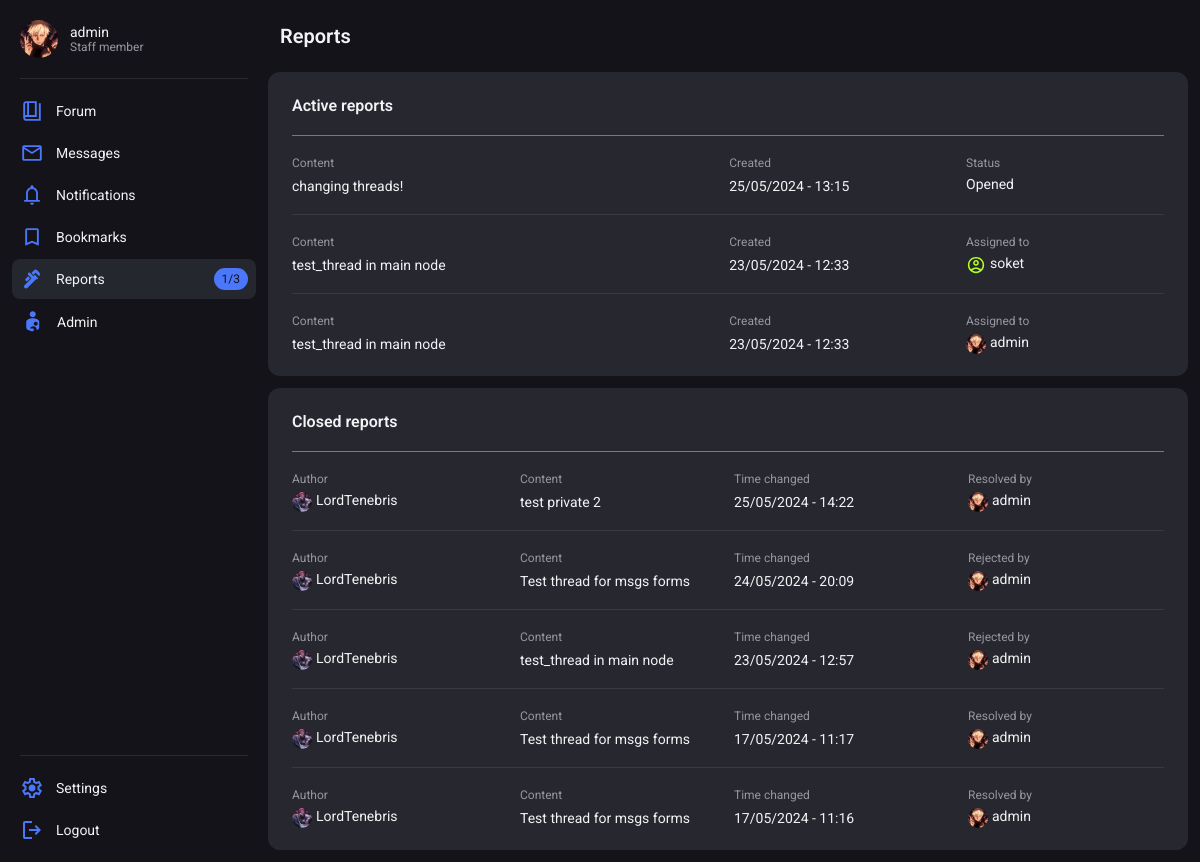
The page /moderation/ (signed in) on the database its author committed.
### users/models.py (models this page shows, shortened)
class Profile(models.Model):
    user = models.OneToOneField(User, on_delete=models.CASCADE)
    title = models.CharField(max_length=100, null=True, blank=True, default="Member")
    info = models.CharField(max_length=200, null=True, blank=True)
    profile_picture = models.CharField(max_length=225, null=True, blank=True, default="default.svg")
    warnings = models.SmallIntegerField(default=0)
    active_notifications = models.IntegerField(default=0)
    is_banned = models.BooleanField(default=False)
    banned_by = models.ForeignKey(User, related_name='banned_by', null=True, blank=True, on_delete=models.SET_NULL)
    ban_reason = models.TextField(null=True, blank=True)
    ban_time = models.DateTimeField(null=True, blank=True)

### moderation/models.py (models this page shows, shortened)
class Report(models.Model):
    content = models.ForeignKey(Message, on_delete=models.SET_NULL, null=True, blank=True)
    user = models.ForeignKey(User, on_delete=models.SET_NULL, null=True, blank=True)
    reason = models.TextField()
    is_closed = models.BooleanField(default=False)
    is_resolved = models.BooleanField(default=False)
    is_rejected = models.BooleanField(default=False)
    assigned_to = models.ForeignKey(User, related_name="assigned_to", on_delete=models.SET_NULL, null=True, blank=True, default=None)
    closed_by = models.ForeignKey(User, related_name="closed_by", on_delete=models.SET_NULL, null=True, blank=True, default=None)
    is_notified = models.BooleanField(default=False)
    notification = models.CharField(max_length=250, blank=True, null=True)
    time_changed = models.DateTimeField(null=True, blank=True)
    time_created = models.DateTimeField(default=datetime.now())

### forum/models.py (models this page shows, shortened)
class Message(models.Model):
    thread = models.ForeignKey(Thread, on_delete=models.CASCADE)
    user = models.ForeignKey(User, on_delete=models.CASCADE)
    message = models.TextField()
    is_start = models.BooleanField(default=False)
    upvotes = models.PositiveIntegerField(null=True, blank=True, default=0)
    downvotes = models.PositiveIntegerField(null=True, blank=True, default=0)
    is_solution = models.BooleanField(default=False)
    is_visible = models.BooleanField(default=True)
    deleted_by = models.ForeignKey(User, on_delete=models.SET_NULL, blank=True, null=True, related_name="deleted_by")
    invis_reason = models.TextField(blank=True, null=True)
    time_created = models.DateTimeField(default=datetime.now())
    time_changed = models.DateTimeField(null=True, blank=True)
    changer = models.ForeignKey(User, on_delete=models.SET_NULL, null=True, blank=True, related_name="changer")

class Thread(models.Model):
    user = models.ForeignKey(User, on_delete=models.SET_NULL, null=True)
    title = models.CharField(max_length=225)
    slug = models.SlugField(max_length=225, blank=True, null=True)
    node = models.ForeignKey(Node, on_delete=models.CASCADE)
    is_closed = models.BooleanField(default=False)
    is_visible = models.BooleanField(default=True)
    is_pinned = models.BooleanField(default=False)
    msg_amount = models.IntegerField(blank=True, null=True, default=1)
    invis_reason = models.TextField(blank=True, null=True)
    deleted_by = models.ForeignKey(User, on_delete=models.SET_NULL, null=True, blank=True, related_name="thread_deleted_by")
    time_created = models.DateTimeField(default=datetime.now())
    time_changed = models.DateTimeField(null=True, blank=True)

### moderation/views.py (the view)
# urls.py: path('', moderation_main, name="moderation_main"),
@permission_required('moderation.view_report', raise_exception=False)
def moderation_main(request):
    try:
        active_reports = Report.objects.filter(is_closed=False).order_by('-id')
    except:
        active_reports = False
    try:
        closed_reports = Report.objects.filter(is_closed=True).order_by('-time_changed')
    except:
        closed_reports = False
    context = {
        "active_reports":active_reports,
        "closed_reports":closed_reports
    }
    return render(request, 'moderation_main.html', context)

### moderation/templates/moderation_main.html (shortened to what this page needs)
{% extends 'base.html' %}
{% block style %}
    {% load static %}
    <link rel="stylesheet" href="{% static 'forum.css' %}">
    <link rel="stylesheet" href="{% static 'moderation.css' %}">
{% endblock %}
{% block header %}
    <header class="wrapper">
        <h2 class="title">Reports</h2>
    </header>
{% endblock %}
{% block content %}
    <div class="container" style="gap: 12px;">
        {% if active_reports %}
            <div class="container card">
                <div class="wapper cardHeader">
                    <p class="cardTitle">Active reports</p>
                </div>
                {% for report in active_reports %}
                    <div class="cardLine"></div>
                    <div class="wrapper cardSectionMultiple">
                        <a class="wrapper cardSectionItem" href="{% url 'report_details' report.id %}">
                            <div class="container cardSectionInnerItem">
                                <p class="meta">Content</p>
                                <p class="text">{{ report.content.thread.title }}</p>
                            </div>
                            <div class="container cardSectionInnerItem">
                                <p class="meta">Created</p>
                                <p class="text">{{ report.time_created|date:"d/m/Y - H:i" }}</p>
                            </div>
                        </a>
                        {% if report.assigned_to %}
                            <a class="container cardSectionAutherItem" href="{% url 'profile_view' report.assigned_to.id %}">
                                <p class="meta">Assigned to</p>
                                <div class="wrapper themeCardProfileCon">
                                    <img class="themeCardSectionProfilePicture" src="{{ media_url }}{{ report.assigned_to.profile.profile_picture }}" alt="">
                                    {% if perms.users.view_profile and report.assigned_to.profile.is_banned %}
                                        <p class="text"><del>{{ report.assigned_to.username }}</del></p>
                                    {% else %}
                                        <p class="text">{{ report.assigned_to.username }}</p>
                                    {% endif %}
                                </div>
                            </a>
                        {% else %}
                            <div class="container cardSectionAutherItem">
                                <p class="meta">Status</p>
                                <p class="text">Opened</p>
                            </div>
                        {% endif %}
                    </div>
                {% endfor %}
            </div>
        {% else %}
            <div class="banner">
                <h2 class="title">No active reports</h2>
                <p class="text">There are no active reports requiring your attention</p>
            </div>
        {% endif %}
        {% if closed_reports %}
            <div class="container card">
                <div class="wapper cardHeader">
                    <p class="cardTitle">Closed reports</p>
                </div>
                {% for report in closed_reports %}
                    <div class="cardLine"></div>
                    <div class="wrapper cardSectionSquad">
                        <a class="container cardSectionAutherItem" href="{% url 'profile_view' report.content.user.id %}">
                            <p class="meta">Author</p>
                            <div class="wrapper themeCardProfileCon">
                                <img class="themeCardSectionProfilePicture" src="{{ media_url }}{{ report.content.user.profile.profile_picture }}" alt="">
                                <p class="text">
                                    {% if report.content.user.profile.id_banned and perms.users.view_profile %}
                                        <del>{{ report.content.user.username }}</del>
                                    {% else %}
                                        {{ report.content.user.username }}
                                    {% endif %}
                                </p>
                            </div>
                        </a>
                        <a class="wrapper cardSectionSquadItem" href="{% url 'report_details' report.id %}">
                            <div class="container cardSectionInnerItem">
                                <p class="meta">Content</p>
                                <p class="text">
                                    {{ report.content.thread.title }}
                                </p>
                            </div>
                            <div class="container cardSectionInnerItem">
                                <p class="meta">Time changed</p>
                                <p class="text">{{ report.time_changed|date:"d/m/Y - H:i" }}</p>
                            </div>
                        </a>
                        <a class="container cardSectionAutherItem" href="{% url 'profile_view' report.closed_by.id %}">
                            {% if report.is_resolved %}
                                <p class="meta">Resolved by</p>
                            {% else %}
                                <p class="meta">Rejected by</p>
                            {% endif %}
                            <div class="wrapper themeCardProfileCon">
                                <img class="themeCardSectionProfilePicture" src="{{ media_url }}{{ report.closed_by.profile.profile_picture }}" alt="">
                                <p class="text">{{ report.closed_by }}</p>
                            </div>
                        </a>
                    </div>
                {% endfor %}
            </div>
        {% endif %}
    </div>
{% endblock %}

### base/templates/base.html (shortened to what this page needs)
<!DOCTYPE html>
<html lang="en">
<head>
    {% load static %}
    {% if request.user.is_authenticated %}
        <link rel="stylesheet" href="{% static 'themes/theme_' %}{{request.user.preference.color_theme}}.css">
    {% else %}
        <link rel="stylesheet" href="{% static 'themes/theme_0.css' %}">
    {% endif %}
    <link rel="stylesheet" href="{% static 'style.css' %}">
    {% block style %}{% endblock %}
</head>
<body>
    <nav>
        {% if request.user.is_authenticated %}
            <div class="container navBtnContainer" id="navConProfile">
                <a class="wrapper navBtn" href="{% url 'profile_view' request.user.id %}">
                    {%  if avatar_path %}
                        <img class="navBtnAvatar" src="{{ avatar_path }}" alt="">
                    {% else %}
                        <img src="{% static 'assets/missing_avatar.svg' %}" alt="">
                    {% endif %}
                    <div class="container">
                        <span class="text">{{ request.user.username }}</span>
                        <span class="meta">{{request.user.profile.title}}</span>
                    </div>
                </a>
            </div>
            <div class="navLine"></div>
            <div class="container navBtnContainer" id="navConMain">
                <a class="wrapper navBtn {% if current_tab == 'forum' %}focus{% endif %}" href="{% url 'forum_main' %}">
                    <span class="text">Forum</span>
                </a>
                <a class="wrapper navBtn space {% if current_tab == 'message' %}focus{% endif %}" href="{% url 'messages_main' %}">
                    <div class="wrapper navBtnMainContainer">
                        <span class="text">Messages</span>
                    </div>
                </a>
                <a class="wrapper navBtn space {% if current_tab == 'notifications' %}focus{% endif %}" href="{% url 'notifications' %}">
                    <div class="wrapper navBtnMainContainer">
                        <span class="text">Notifications</span>
                    </div>
                </a>
                <a class="wrapper navBtn {% if current_tab == 'bookmarks' %}focus{% endif %}" href="{% url 'bookmarks_main' %}">
                    <span class="text">Bookmarks</span>
                </a>
                {% if perms.moderation.view_reports %}
                <a class="wrapper navBtn space {% if current_tab == 'moderation' %}focus{% endif %}" href="{% url 'moderation_main' %}">
                    <div class="wrapper navBtnMainContainer">
                        <span class="text">Reports</span>
                    </div>
                    {% if reports_amount > 0 %}
                        {% if assigned_reports > 0 %}
                            <p class="navNotificationBadge">{{assigned_reports}}/{{reports_amount}}</p>
                        {% else %}
                            <p class="navNotificationBadge">{{reports_amount}}</p>
                        {% endif %}
                    {% endif %}
                </a>
                {% endif %}
                {% if request.user.is_staff %}
                <a class="wrapper navBtn" href="{% url 'admin:index' %}">
                    <span class="text">Admin</span>
                </a>
                {% endif %}
            </div>
            <div class="navLine"></div>
            <div class="container navBtnContainer" id="navConOptions">
                <a class="wrapper navBtn" href="{% url 'profile_edit' request.user.id %}">
                    <span class="text">Settings</span>
                </a>
                <a class="wrapper navBtn" href="{% url 'logout_user' %}">
                    <span class="text">Logout</span>
                </a>
            </div>
        {% endif %}
    </nav>
    <div class="main">
        {% block header %}{% endblock %}
        {% block content %}{% endblock %}
    </div>
</body>
</html>

### rows shown on the page
Report: content.thread "changing threads!", time_created "25/05/2024 - 13:15", shows "Status"
Report: content.thread "test_thread in main node", time_created "23/05/2024 - 12:33", assigned_to.profile.profile_picture (placeholder picture), assigned_to.username "soket"
Report: content.thread "test_thread in main node", time_created "23/05/2024 - 12:33", assigned_to.profile.profile_picture (picture), assigned_to.username "admin"
Report: content.user.profile.profile_picture (picture), content.user.username "LordTenebris", content.thread "test private 2", time_changed "25/05/2024 - 14:22", is_resolved "Resolved by", closed_by.profile.profile_picture (picture), closed_by "admin"
Report: content.user.profile.profile_picture (picture), content.user.username "LordTenebris", content.thread "Test thread for msgs forms", time_changed "24/05/2024 - 20:09", is_resolved "Rejected by", closed_by.profile.profile_picture (picture), closed_by "admin"
Report: content.user.profile.profile_picture (picture), content.user.username "LordTenebris", content.thread "test_thread in main node", time_changed "23/05/2024 - 12:57", is_resolved "Rejected by", closed_by.profile.profile_picture (picture), closed_by "admin"
Report: content.user.profile.profile_picture (picture), content.user.username "LordTenebris", content.thread "Test thread for msgs forms", time_changed "17/05/2024 - 11:17", is_resolved "Resolved by", closed_by.profile.profile_picture (picture), closed_by "admin"
Report: content.user.profile.profile_picture (picture), content.user.username "LordTenebris", content.thread "Test thread for msgs forms", time_changed "17/05/2024 - 11:16", is_resolved "Resolved by", closed_by.profile.profile_picture (picture), closed_by "admin"

### other values the page prints
{{ request.user.username }} "admin"
{{ request.user.profile.title }} "Staff member"
{{ assigned_reports }} "1"
{{ reports_amount }} "3"
